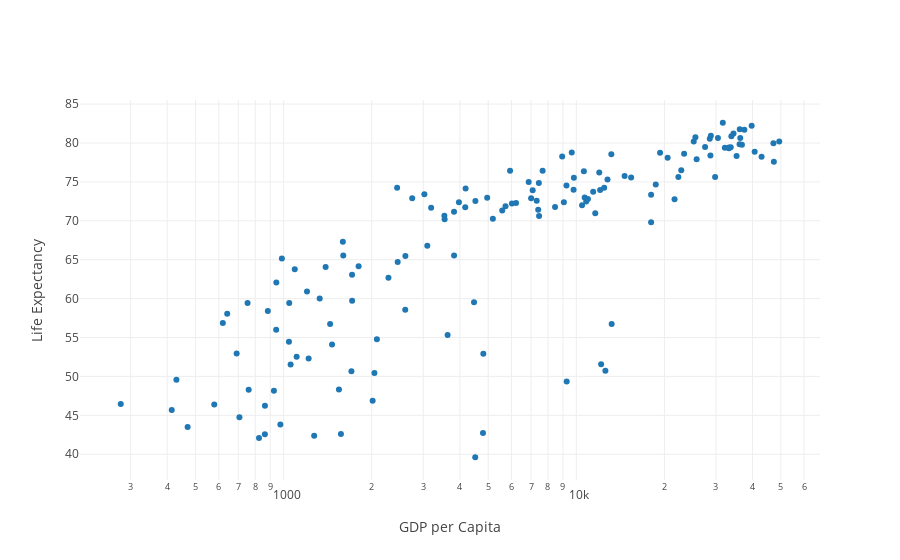

Notebook code cell kept with this figure:
### Markdown cell above
# Using Plotly with Pandas

To use Plotly with Pandas first `$ pip install pandas` and then import pandas in your code like in the example below.

### Code cell
#import plotly.plotly as py
import plotly.offline as py
py.init_notebook_mode(connected=True)
import plotly.graph_objs as go
import pandas as pd

df = pd.read_csv('https://raw.githubusercontent.com/plotly/datasets/master/gapminder2007.csv')

fig = {
    'data': [
          {
          'x': df.gdpPercap, 
            'y': df.lifeExp, 
            'text': df.country, 
            'mode': 'markers', 
            'name': '2007'},
    ],
    'layout': {
        'xaxis': {'title': 'GDP per Capita', 'type': 'log'},
        'yaxis': {'title': "Life Expectancy"}
    }
}

py.iplot(fig, filename='pandas-multiple-scatter')

### Figure 1 — Plotly figure (JSON) as saved in the notebook; plotly's stock layout.template omitted (floating-point values rounded to 4 significant figures; data arrays with more than 128 entries replaced by an {"elided": "..."} marker saying what was removed)
{"data": [{"mode": "markers", "name": "2007", "text": {"elided": "142 str values"}, "type": "scatter", "uid": "9f9ea18a-ea5b-4f9a-b6d0-688908531a33", "x": {"elided": "142 float values"}, "y": {"elided": "142 float values"}}], "layout": {"xaxis": {"title": {"text": "GDP per Capita"}, "type": "log"}, "yaxis": {"title": {"text": "Life Expectancy"}}}}
